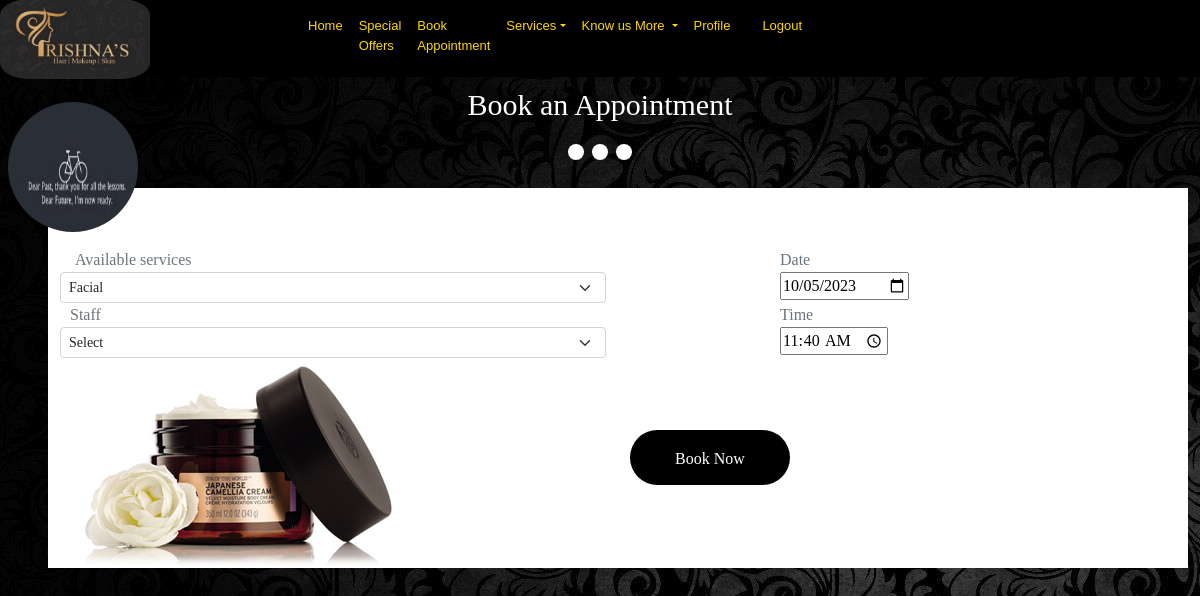
The app's page /rebook/14 (signed in) with its own data.
### user/models.py (models this page shows, shortened)
class CustomUser(AbstractBaseUser):
    email = models.EmailField(verbose_name='email',blank=True)
    password=models.CharField(max_length=1000)
    name = models.CharField(max_length=30)
    mobile = models.CharField(max_length=60,unique=True)
    is_admin = models.BooleanField(default=False)
    is_staff = models.BooleanField(default=False)
    is_superuser =models.BooleanField(default=False)
    is_active = models.BooleanField(default=True)
    USERNAME_FIELD = 'mobile'
    REQUIRED_FIELD = []
    objects = CustomUserManager()

class UserProfile(models.Model):
    user=models.OneToOneField(CustomUser,on_delete=models.CASCADE,related_name='profile')
    address=models.TextField(blank=True)
    image=models.ImageField(default='default.jpg',upload_to='user_pics')
    dob = models.DateField(null=True,blank=True)

### salon/models.py (models this page shows, shortened)
class bookappointment(models.Model):
    service=models.CharField(max_length=20,verbose_name="Service/Package",blank=False)
    technician=models.CharField(max_length=20,verbose_name="Technician")
    date=models.DateField(default=datetime.date.today(),blank=True,null=True)
    time=models.TimeField(default=timezone.now,blank=True,null=True)
    client= models.ForeignKey(CustomUser, on_delete=models.CASCADE)
    aptdone=models.BooleanField(default=False)
    price=models.IntegerField(default=0,blank=True,null=True)

### salon/views.py (the view)
# urls.py: path('rebook/<int:id>',views.rebook,name="rebook"),
def rebook(request,id):
    context={}
    bookingobject=bookappointment.objects.get(id=id)
    context['service1']=bookingobject.service
    print("service in rebook",bookingobject.service)
    return render(request,'salon/appointment.html',context)

### salon/templates/salon/appointment.html (shortened to what this page needs)
{% extends "salon/header.html" %}
{% load static %}
{% block content %}
<section class="py-5 header">
{% if user %}
<div class="container-fluid py-5 px-5 newcontainer" >
    <header class="text-center mb-5 pb-5 text-white"></header>
    {% if user.is_authenticated %}
    <img  class="rounded-circle account-img"src="{{user.profile.image.url}}" style="margin-top:-90px; margin-left:-40px; width:130px;height:130px;">
    {% else %}
    <img  class="rounded-circle account-img" src="{% static 'salon/images/default.jpg' %}" style="margin-top:-90px; margin-left:-50px; width:120px;height:120px;">
    {% endif %}
    <form method="POST" action='/book/' name="bookform"  onsubmit="return validateForm()">
    <div style=" font-size:30px;margin-top:-150px; " class="text-center" ><p style="color:#fff;font-family:bookman; font-size: 30px;font-weight:120;">Book an Appointment</p>
    <div ><p class="dot1"> </p> <p class="dot1"> </p> <p class="dot1"></p></div>
    </div>
    <div class="container bg-white text-muted bookform" style="padding-top:60px; width:1600px;">
        <div class="row">
        <div class="col-md-6 col-sm-6 col-xs-1 ">
            <div class="form-group ">
            <label style="margin-left: 15px;" >Available services</label>
            <select class="form-select form-select-sm" name="service">
            {% if service1 %}
            <option value={{ service1|cut:" "}} selected=True class="text-muted">{{ service1|cut:" "}} </option>
            {% endif %}
            </select>
            </div>
        </div>
        <div class="col-md-6 col-sm-6 col-xs-12">
            <div class="form-group">
            <label style="margin-left: 150px;" >Date</label><br>
            <div ><input type="date" name="date" id="txtDate" style="margin-left: 150px;"></div>
            </div>
        </div>
        <div class="col-md-6 col-sm-6 col-xs-12">
            <div class="form-group">
            <label style="margin-left: 10px;">Staff</label>
            <select class="form-select form-select-sm"  name="technician">
            <option value="Any">Select</option>
            </select>
            </div>
        </div>
        <div class="col-md-6 col-sm-6 col-xs-12">
            <div class="form-group">
            <label style="margin-left:150px;">Time</label>
            <div><input type="time" style="margin-left: 150px;" id="txtTime"  name="time" ></div>
            </div>
        </div>
        <div class="col-md-6 col-sm-6 col-xs-12">
            <img src="{% static 'salon/images/bookappointment.jpg' %}" alt="">
        </div>
        <div class="col-md-6 col-sm-6 col-xs-12">
            <br><br><br>
            <input type="submit" class="newbutton1 btn rounded-pill" value="Book Now" style="padding-top: 8px;" >
        </div>
    </div>
    </div>
    </form>
{% endif %}
</div>
</section>
{% endblock content %}

### salon/static/salon/css/styles.css (style rules this page uses)
body { background-image: url('../images/blackbg.jpg'); font-family: Arial, Helvetica, sans-serif!important; }
.dot1 { height: 16px; width: 16px; background-color:white; border-radius: 50%; display: inline-block; }
.newbutton1 { width:160px; height:55px; padding-top: 9px; background-color:black; color:white; font-family:verdana; font-weight: 120; }
.form-group { font-size:16px; font-weight:120; font-family:verdana; }

### records on screen
CustomUser: profile.image (picture)
bookappointment: service "Facial"
